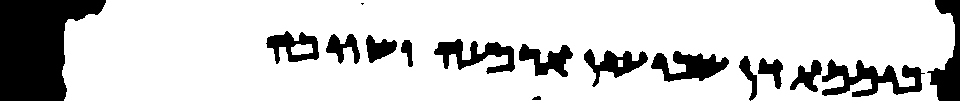
#> input picture __Final__/input_files_word_old/slice4.png, 960 x 101 px, found by its file name
$ jupyter execute --allow-errors word_segmentation.ipynb   (older library calls are emulated)
#> lines starting #> are read from the running program, lines starting #| are printed output that depends on the picture; after the words box and inside, x2 and y2 are one past the last pixel; in counts of white or black regions, pixels touching at a corner belong together
### __Final__/util/WordSegmentation.py
import math
import cv2
import numpy as np


# [40 lines left out: function wordSegmentation, not called in this run]


def prepareImg(img, height):
	"""convert given image to grayscale image (if needed) and resize to desired height"""
#> called with height = 50
	assert img.ndim in (2, 3)
	if img.ndim == 3:
		img = cv2.cvtColor(img, cv2.COLOR_BGR2GRAY)
#> img: shape (101, 960); 81% white; 16 black regions (1 under 20 px), largest, box (x1, y1, x2, y2) and area: (0, 0, 106, 101) 7176, (822, 59, 925, 97) 1795, (927, 0, 960, 101) 1558
	h = img.shape[0]
#> h = 101
	factor = height / h
#> factor = 0.495
	return cv2.resize(img, dsize=None, fx=factor, fy=factor)
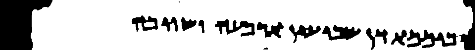
#> returned value: shape (50, 475); min 0, max 255, mean 206.8


# [22 lines left out: function createKernel, not called in this run]

### word_segmentation.ipynb
[cell 1]
import numpy as np
import cv2
import io
import PIL.Image
import math
import glob
import tensorflow as tf

from matplotlib import pyplot as plt
from IPython.display import clear_output, Image, display
from keras.models import load_model
from util.WordSegmentation import wordSegmentation, prepareImg
from sklearn.preprocessing import normalize
from natsort import natsorted
from keras.backend.tensorflow_backend import set_session

#> (a cell that did not finish here is left out)

[cell 3]
class_names = [
    "Alef",
    "Ayin",
    "Bet",
    "Dalet",
    "Gimel",
    "He",
    "Het",
    "Kaf",
    "Kaf-final",
    "Lamed",
    "Mem",
    "Mem-medial",
    "Nun-final",
    "Nun-medial",
    "Pe",
    "Pe-final",
    "Qof",
    "Resh",
    "Samekh",
    "Shin",
    "Taw",
    "Tet",
    "Tsadi-final",
    "Tsadi-medial",
    "Waw",
    "Yod",
    "Zayin"
]

[cell 4]
def showarray(a, fmt='jpeg'):
    a = np.uint8(np.clip(a, 0, 255))
    f = io.BytesIO()
    PIL.Image.fromarray(a).save(f, fmt)
    display(Image(data=f.getvalue()))

[cell 5]
# model = load_model('temporary.best.hdf5')
# # new_model = tf.keras.experimental.load_from_saved_model(saved_model_path)
# model.summary()

[cell 6]
import_images = []
import_images.append(prepareImg(cv2.imread('input_files_word_old/slice4.png'), 50))
showarray(import_images[0])

[cell 7]
input_files = 'output_files/image-data/image-data/'

def load_slices(filepath):
    slices = []
    slices_filepath = filepath + '/'
    slices_path = natsorted(glob.glob(slices_filepath + 'slice*_binarize.png'))
    for slice_path in slices_path:
        slices.append(prepareImg(cv2.imread(slice_path), 50))
    #print(len(slices))
    return slices

image_filepaths = glob.glob(input_files + '*')
print(image_filepaths[len(image_filepaths) - 5])
images = []
for image_filepath in image_filepaths:
    images.append(load_slices(image_filepath))

[cell 8]
#Count the number of black pixels in an image and return a float with the density
def pixel_density(image):
    area = float(image.shape[0]*image.shape[1])
    blackPixels = float(np.sum(image == 0))
    density = blackPixels/area
    return density

[cell 9]
"""
res = []
words = []
for i, img in enumerate(import_images):
    res = wordSegmentation(img, kernelSize=5, sigma=5, theta=7, minArea=30) # fix parameters
"""

#> (a cell that did not finish here is left out)

[cell 11]
words = []
#> (the rest of this cell did not finish here and is left out)

[cell 12]
words.reverse()
for word in words:
    showarray(word)

[cell 13]
#Look for the bounding boxes over the words again to possible find characters. It will return the box of the entire word
#when it does not find seperate characters in the word.
#The character needs a minimum width of 15, height of 10 and maximum density of 55%
characters = []
temp = []
for word in words:
    res = wordSegmentation(word, kernelSize=3, sigma=1, theta=1, minArea=15) # fix parameters

    for (j, w) in enumerate(res):
        (charBox, charImg) = w
        (x, y, w, h) = charBox
        if (w > 15):
            if( h > 15):
                if( pixel_density(charImg) < 0.55):
                    characters.append(charImg)

for char in characters:
    showarray(char)
    #print(pixel_density(char))

##### word = words[2]
h, w = word.shape
num = 4
chars = []
for i in range(num):
    part = math.floor(w / num)
    char = word[:,part * i:(part * i) + part]
    shape = cv2.resize(char,(32,48))
    ret,thresh1 = cv2.threshold(shape,127,255,cv2.THRESH_BINARY)
    chars.append(thresh1)

[cell 14]
chars = characters
for char in chars:
    showarray(char)
